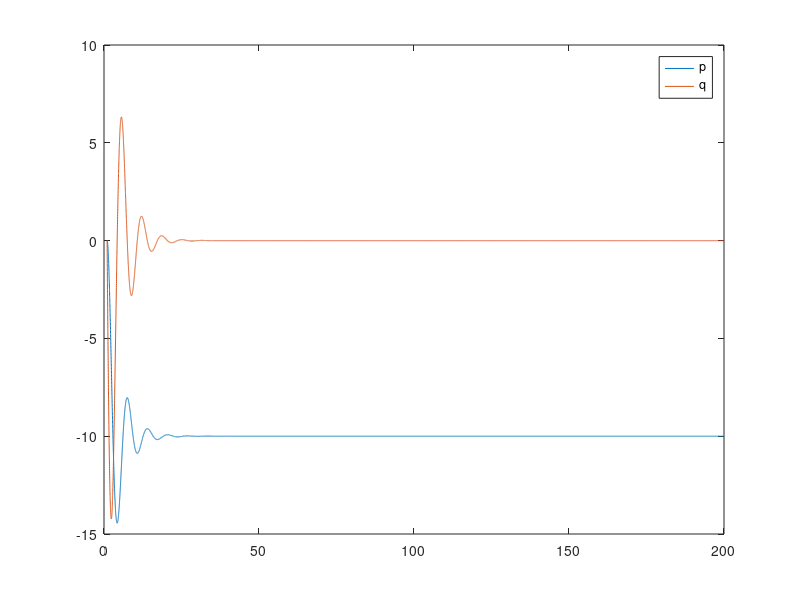

MATLAB code to generate this figure:
clear all
clc
g = -10;
m = 2;
k = 2;
R = 1;

I = m;
c = 1/k;
q_0 = 0;
p_0 = 0;

x_0 = [q_0 ; p_0];
dx_dt = @(t, x) [x(2)/I ; m*g - x(1)/c - R*x(2)/I];
[t, x] = ode45(dx_dt, 1:.01:200, x_0);

plot(t, x)
legend('p', 'q')